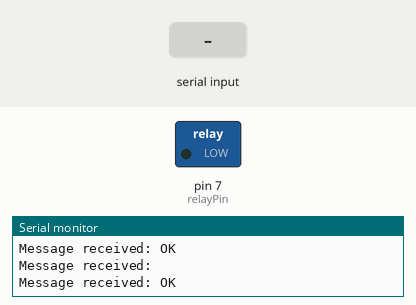
A sketch run on a simulated Arduino Uno, built with avr-gcc and run on an emulated ATmega328P. Shown: switched loads named in the sketch (green lamp = pin HIGH), the last lines printed to the serial monitor. Inputs (shaded band) come from the test bench. The modem accepts every AT command (registered, SIM ready, sends succeed) and sends nothing else.

Above: at 3.2 s.
3.3 s: "WASHA TAA\n" received over the second serial link
At 4.1 s:
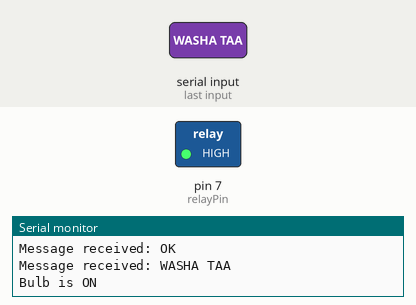
4.8 s: "ZIMA TAA\n" received over the second serial link
At 5.3 s:
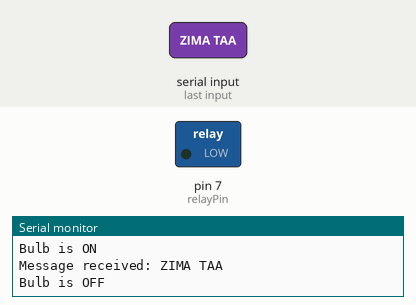
Timing chart, 0 to 7.8 s (numbered marks = the images above; inputs shaded):
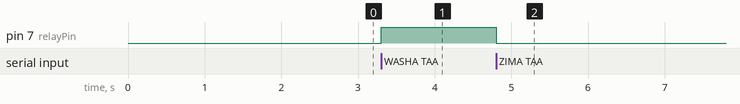

Measured:
- after the input at 3.3 s, pin 7 (relayPin): LOW → HIGH at once
- after the input at 4.8 s, pin 7 (relayPin): HIGH → LOW at once

The sketch:

bulb.ino
```cpp
#include <SoftwareSerial.h>

SoftwareSerial SIM800(10, 11); // RX, TX for SIM800

const int relayPin = 7; // Pin connected to the relay module
String incomingMessage = ""; // To store incoming SMS

void setup() {
  pinMode(relayPin, OUTPUT); // Set relay pin as output
  digitalWrite(relayPin, LOW); // Initially turn off the relay
  Serial.begin(9600); // Begin serial communication at 9600 baud rate
  SIM800.begin(9600); // Begin serial communication with GSM module

  // Initialize the GSM module
  SIM800.print("AT+CMGF=1\r"); // Set SMS mode to text
  delay(1000);
  SIM800.print("AT+CNMI=1,2,0,0,0\r"); // Configure module to send SMS data to serial out
  delay(1000);
}

void loop() {
  if (SIM800.available() > 0) {
    char c = SIM800.read();
    incomingMessage += c;

    // Check if the message is complete (ends with \n)
    if (c == '\n') {
      Serial.print("Message received: ");
      Serial.println(incomingMessage);

      if (incomingMessage.indexOf("WASHA TAA") != -1) {
        digitalWrite(relayPin, HIGH); // Turn on the relay (and bulb)
        Serial.println("Bulb is ON");
      } else if (incomingMessage.indexOf("ZIMA TAA") != -1) {
        digitalWrite(relayPin, LOW); // Turn off the relay (and bulb)
        Serial.println("Bulb is OFF");
      }
      incomingMessage = ""; // Clear the message after processing
    }
  }
}
```
